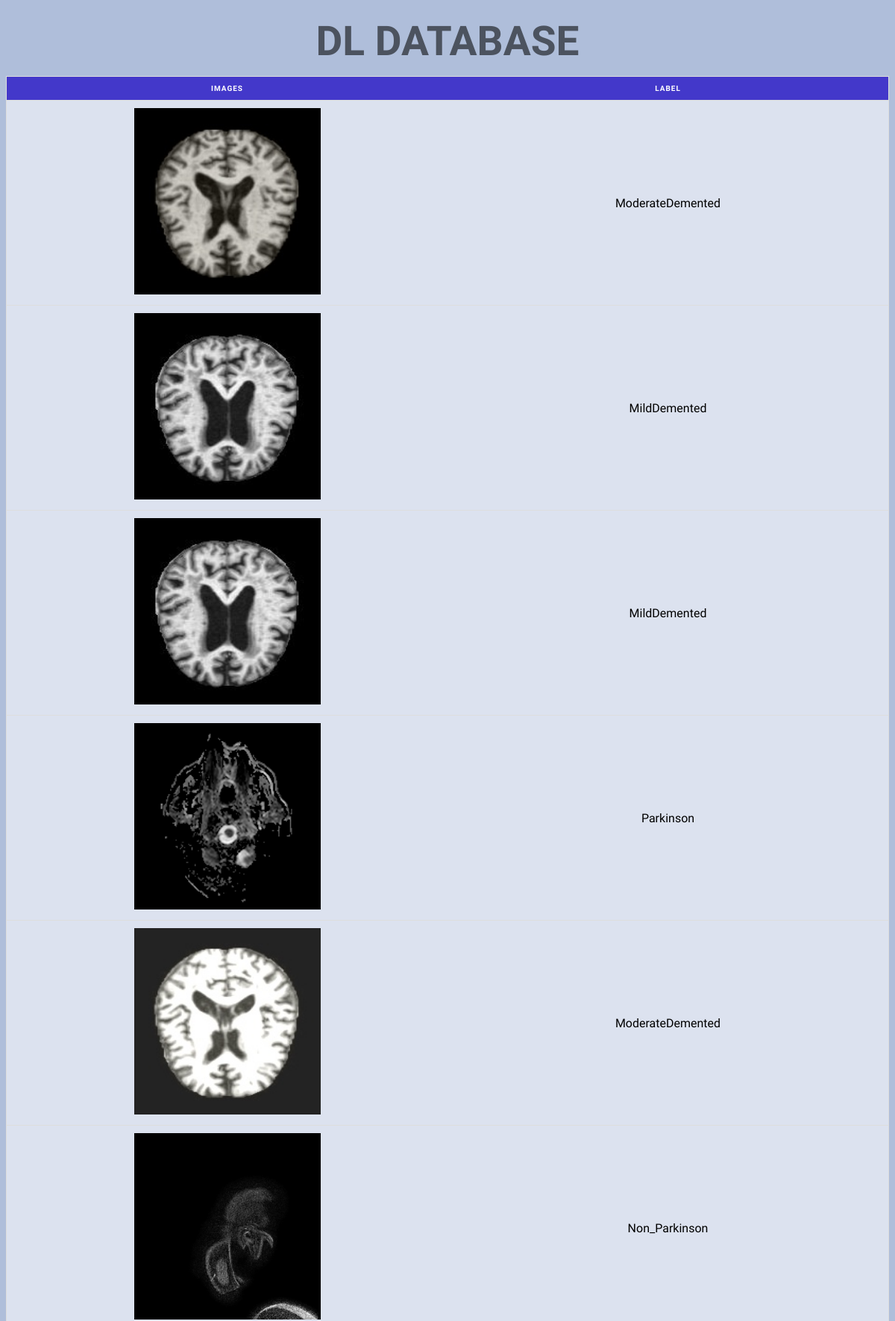
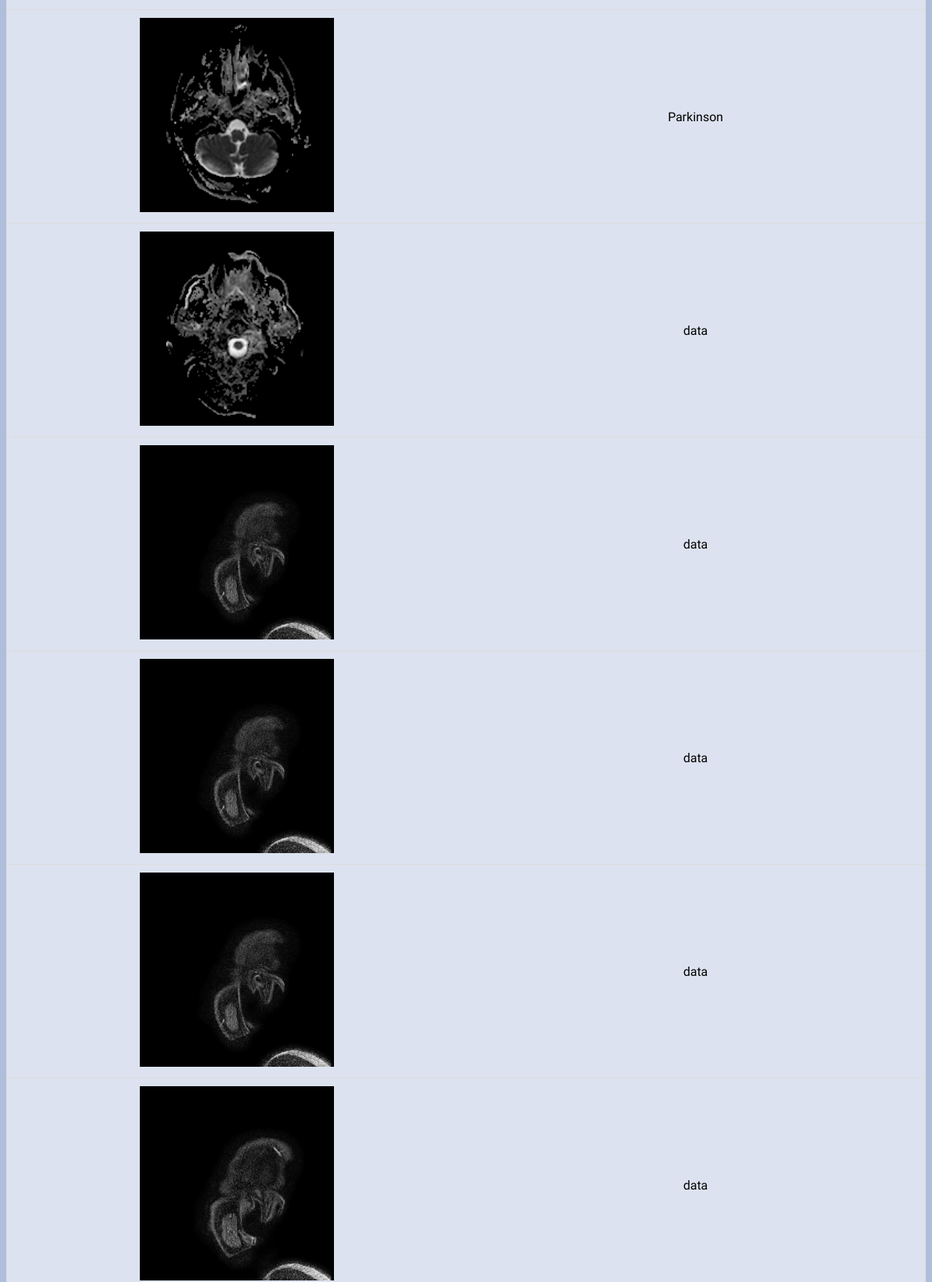
The app's page /Database/ (upper part) with its own data (2 pictures, top to bottom).
### App/models.py (models this page shows, shortened)
class UserImageModel(models.Model):
    image = models.ImageField(upload_to='images/')
    label = models.CharField(max_length=20, default='data')

### App/views.py (the view)
# urls.py: path('Database/',views.Database,name='Database'),
def Database(request):
    models = UserImageModel.objects.all()
    return render(request, 'app/Database.html', {'models': models})

### App/templates/app/Database.html (shortened to what this page needs)
<!DOCTYPE html>
<html lang="en">
<head>
</head>
<body>
    <table>
        <caption>DL DATABASE</caption>
        <thead>
          <tr class="thead">
            <th scope="col">IMAGES</th>
            <th scope="col">LABEL</th>
          </tr>
        </thead>
        <tbody>
          {% for model in models %}
          <tr>
            <td data-label="name"><img class="h-auto max-w-full rounded-lg" src="{{ model.image.url }}" alt="Image" width="250" height="250"></td>
            <td>{{model.label}}</td>
          </tr>
          {% endfor %}
        </tbody>
      </table>
</body>
</html>

### App/templates/app/Database.html (style rules this page uses)
* { font-family: 'Ubuntu', sans-serif; }
body { height:98vh; background-color: #afbeda; font-family: 'Ubuntu', sans-serif; background-position:center center; }
table { border-collapse: collapse; margin: 0 auto; padding: 0; width: 100%; table-layout: fixed; }
table caption { font-family: 'Ubuntu', sans-serif; font-size: 55px; font-weight:700; color:#00000090; padding: 15px; }
table tr { background-color: #ffffff90; border: 1px solid #ddd; padding: 10px; }
.thead { background-color: rgb(67 56 202); color:#fff; }
table th, table td { padding: 10px; text-align: center; }
table th { font-size: 10px; letter-spacing: .1em; text-transform: capitalize; }

### records on screen
UserImageModel: image (picture), label "ModerateDemented"
UserImageModel: image (picture), label "MildDemented"
UserImageModel: image (picture), label "MildDemented"
UserImageModel: image (picture), label "Parkinson"
UserImageModel: image (picture), label "ModerateDemented"
UserImageModel: image (picture), label "Non_Parkinson"
UserImageModel: image (picture), label "Parkinson"
UserImageModel: image (picture), label "data"
UserImageModel: image (picture), label "data"
UserImageModel: image (picture), label "data"
UserImageModel: image (picture), label "data"
UserImageModel: image (picture), label "data"
